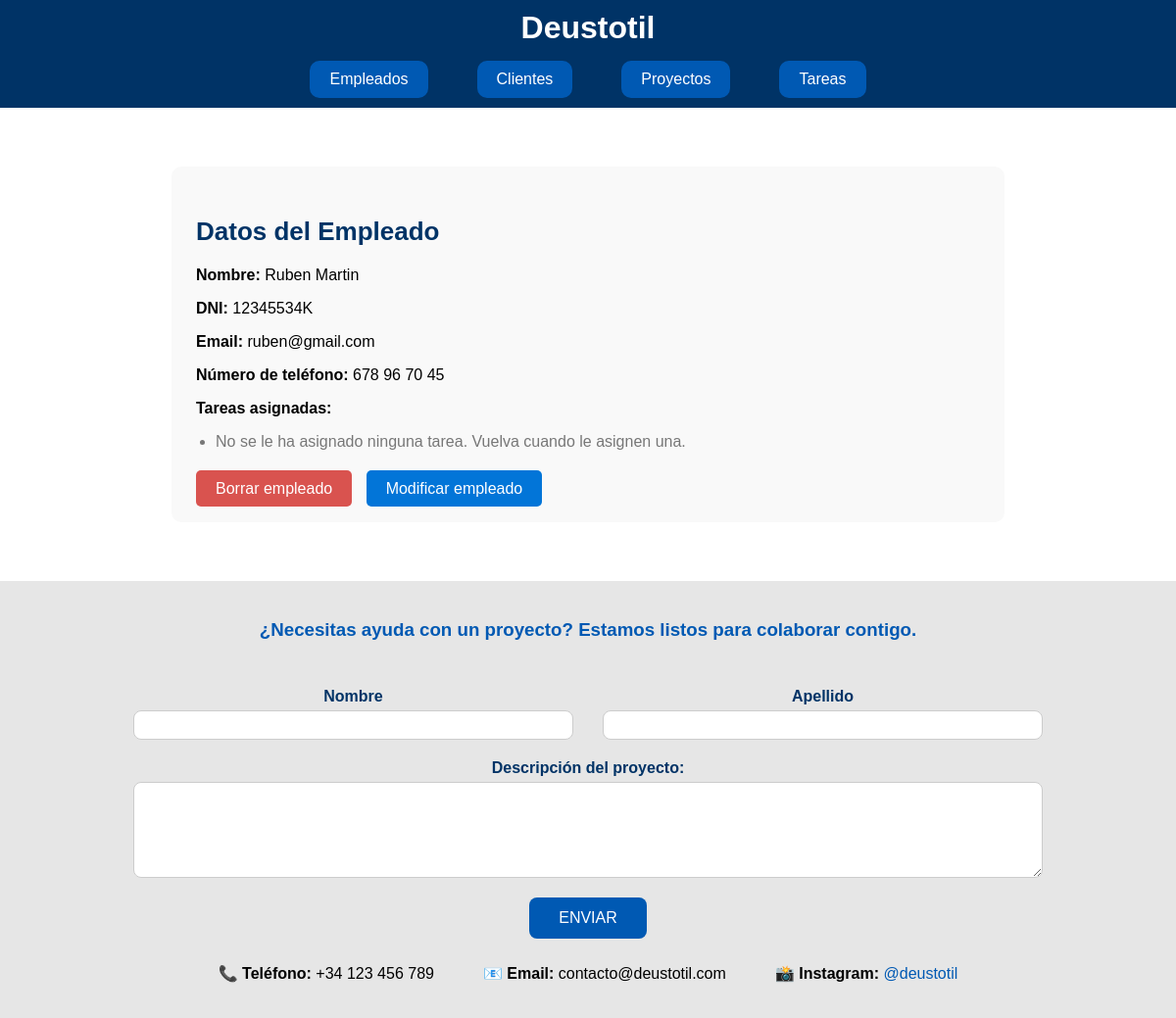
The app's page /deustotil/1/detalles_empleado (signed in) with its own data.
### appEmpresaDjango/models.py (models this page shows, shortened)
class Empleado(models.Model):
    dni = models.CharField(max_length=10, unique=True)
    nombre = models.CharField(max_length=100)
    apellidos = models.CharField(max_length=150)
    email = models.EmailField()
    telefono = models.CharField(max_length=20)

### appEmpresaDjango/views.py (the view)
# urls.py: path('<int:pk>/detalles_empleado', views.DetailEmpleadoView.as_view(), name='detalles_empleado'),
class DetailEmpleadoView(LoginRequiredMixin, DetailView):
    model = Empleado
    context_object_name = 'lista_empleado'
    login_url = '/login/'

### appEmpresaDjango/templates/appEmpresaDjango/empleado_detail.html
{% extends "base.html" %}
{% block content %}
<section id="contenido" class="detalle-contenedor">
    <h1 class="titulo-detalle">Datos del Empleado</h1>
    <p><strong>Nombre:</strong> {{ lista_empleado.nombre }} {{ lista_empleado.apellidos }}</p>
    <p><strong>DNI:</strong> {{ lista_empleado.dni }}</p>
    <p><strong>Email:</strong> {{ lista_empleado.email }}</p>
    <p><strong>Número de teléfono:</strong> {{ lista_empleado.telefono }}</p>
    <p><strong>Tareas asignadas:</strong></p>
    <ul style="padding-left: 20px;">
        {% for lista_tarea in empleado.tarea_set.all %}
            <li><a href="{% url 'detalles_tarea' lista_tarea.pk %}">{{ lista_tarea.nombre }}</a></li>
        {% empty %}
            <li style="color: #777;">No se le ha asignado ninguna tarea. Vuelva cuando le asignen una.</li>
        {% endfor %}
    </ul>
    <div style="margin-top: 30px;">
        <a href="{% url 'borrar_empleado' lista_empleado.id %}" class="boton-accion boton-borrar">Borrar empleado</a>
        <a href="{% url 'modificar_empleado' lista_empleado.id %}" class="boton-accion boton-editar">Modificar empleado</a>
    </div>
</section>
{% endblock %}

### appEmpresaDjango/static/css/estilo.css (style rules this page uses)
.detalle-contenedor { max-width: 800px; margin: 40px auto; padding: 25px; background-color: #f9f9f9; border-radius: 10px; font-family: Arial, sans-serif; }
.titulo-detalle { font-size: 26px; color: #003366; margin-bottom: 20px; }
.boton-accion { padding: 10px 20px; text-decoration: none; border-radius: 5px; color: white; margin-right: 10px; }
.boton-borrar { background-color: #d9534f; }
.boton-editar { background-color: #0275d8; }

### records on screen
Empleado: nombre "Ruben", apellidos "Martin", dni "12345534K", email "ruben@gmail.com", telefono "678 96 70 45"
